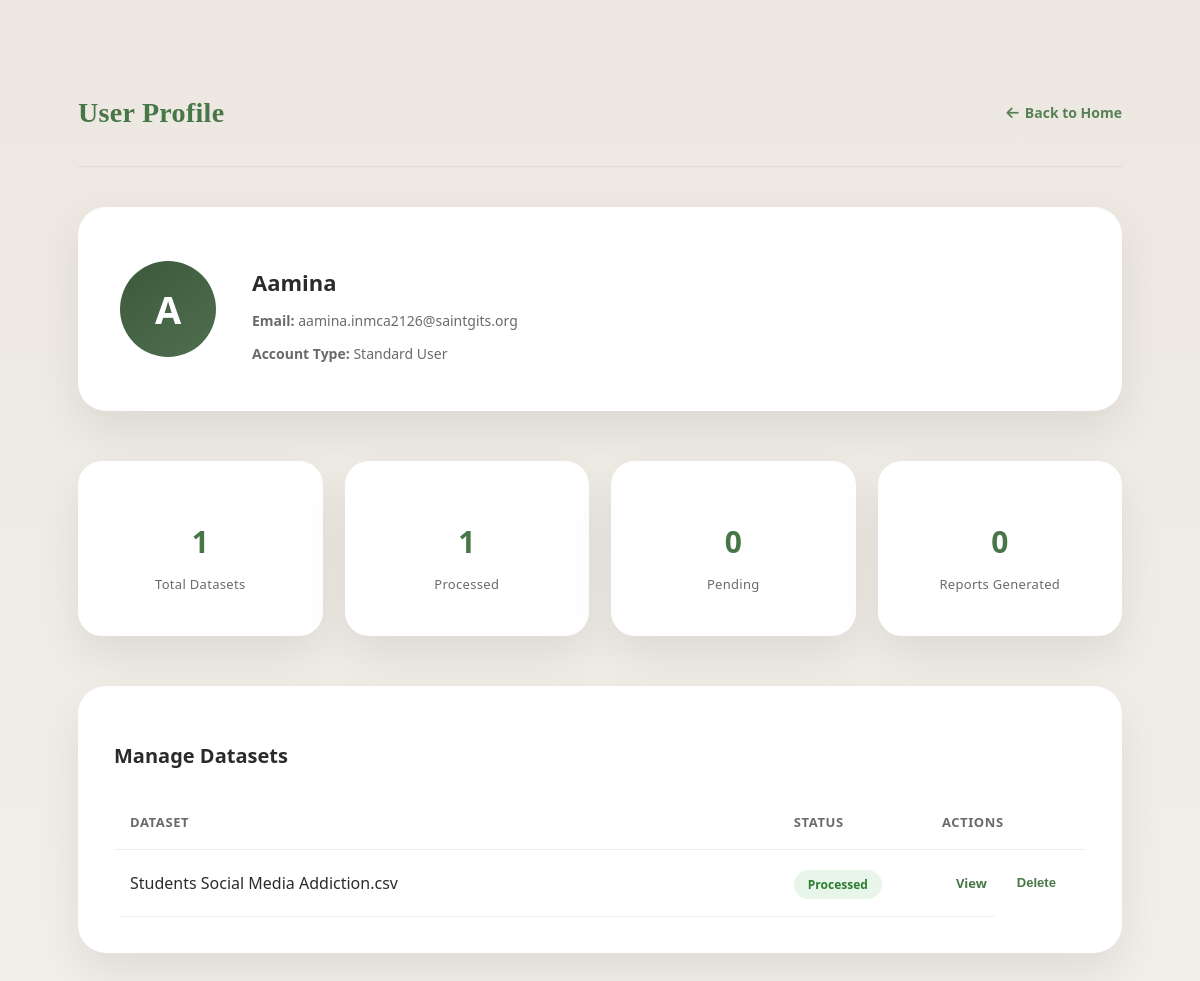
The app's page /profile/ (signed in), older data.
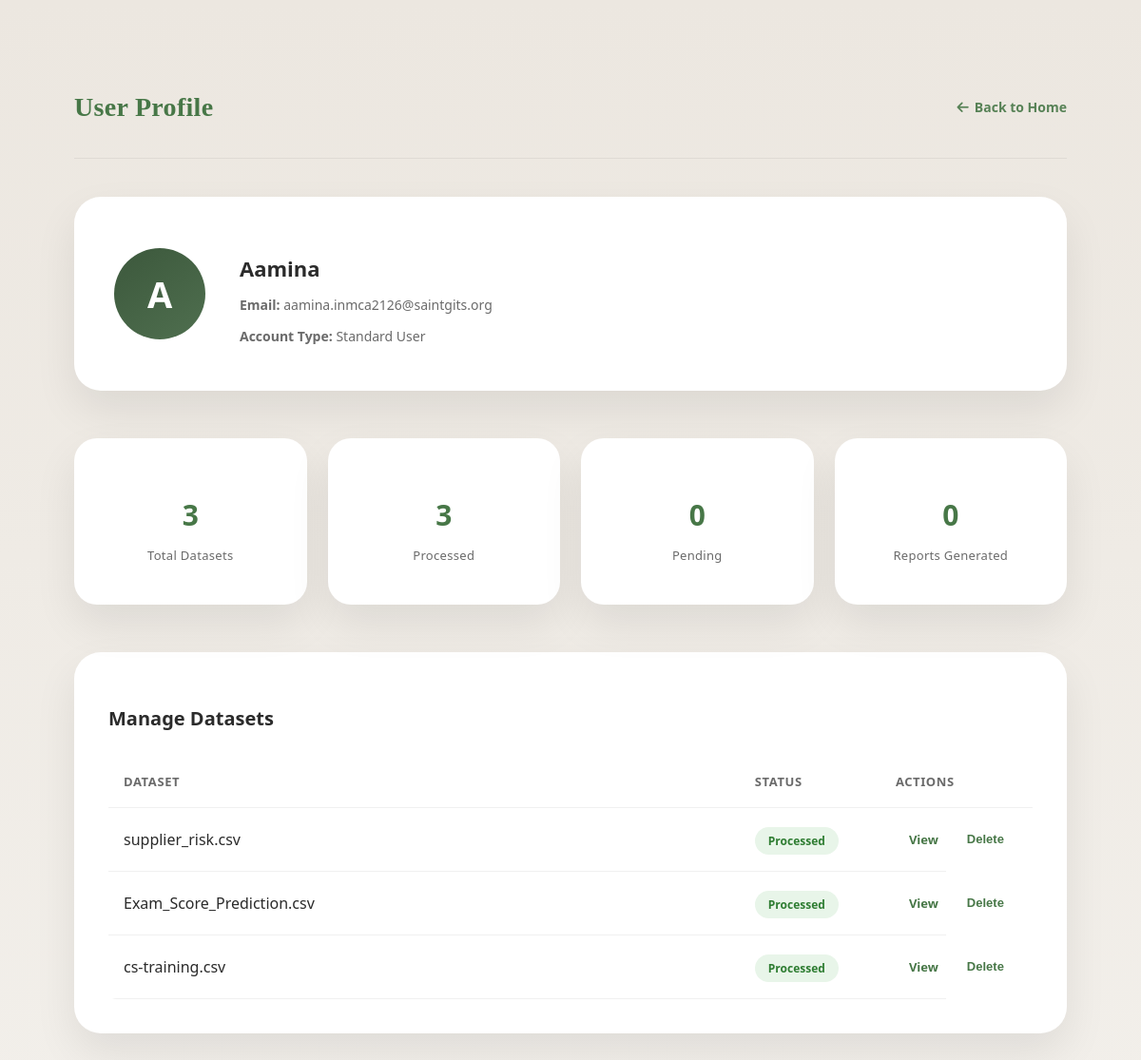
The same page, newer data.
### data_preparation/models.py (models this page shows, shortened)
class Dataset(models.Model):
    user = models.ForeignKey(CustomUser, on_delete=models.CASCADE)
    file = models.FileField(upload_to="datasets/", null=True, blank=True)
    file_name = models.CharField(max_length=255)
    uploaded_at = models.DateTimeField(auto_now_add=True)
    is_processed = models.BooleanField(default=False)
    parent_dataset = models.ForeignKey(
        "self",
        null=True,
        blank=True,
        on_delete=models.SET_NULL,
        related_name="prepared_versions"
    )
    status = models.CharField(
        max_length=20,
        choices=[
            ("original", "Original"),
            ("prepared", "Prepared")
        ],
        default="original"
    )

### data_preparation/views.py (the view)
# urls.py: path("profile/", views.profile_view, name="profile"),
def profile_view(request):
    if "user_id" not in request.session:
        return redirect("login")
    user = CustomUser.objects.get(id=request.session["user_id"])
    total_datasets = Dataset.objects.filter(user=user).count()
    processed_datasets = Dataset.objects.filter(
        user=user, is_processed=True
    ).count()
    pending_datasets = Dataset.objects.filter(
        user=user, is_processed=False
    ).count()
    total_reports = Report.objects.filter(user=user).count()
    recent_datasets = Dataset.objects.filter(
        user_id=request.session["user_id"]
    ).order_by('-id')
    context = {
        "user": user,
        "total_datasets": total_datasets,
        "processed_datasets": processed_datasets,
        "pending_datasets": pending_datasets,
        "total_reports": total_reports,
        "recent_datasets": recent_datasets,
    }
    return render(request, "data_preparation/profile.html", context)

### templates/data_preparation/profile.html (shortened to what this page needs)
<!DOCTYPE html>
<html lang="en">
<head>
<link rel="stylesheet" href="https://cdnjs.cloudflare.com/ajax/libs/font-awesome/6.5.0/css/all.min.css">
</head>
<body>
<div class="header">
  <h1>User Profile</h1>
  <a href="{% url 'home' %}">
    <i class="fas fa-arrow-left"></i> Back to Home
  </a>
</div>
<div class="profile-card">
  <div class="avatar">
    {{ user.name|slice:":1"|upper }}
  </div>
  <div class="profile-info">
    <h2>{{ user.name }}</h2>
    <p><strong>Email:</strong> {{ user.email }}</p>
    <p><strong>Account Type:</strong> Standard User</p>
  </div>
</div>
<div class="stats">
  <div class="stat-card">
    <h3>{{ total_datasets }}</h3>
    <p>Total Datasets</p>
  </div>
  <div class="stat-card">
    <h3>{{ processed_datasets }}</h3>
    <p>Processed</p>
  </div>
  <div class="stat-card">
    <h3>{{ pending_datasets }}</h3>
    <p>Pending</p>
  </div>
  <div class="stat-card">
    <h3>{{ total_reports }}</h3>
    <p>Reports Generated</p>
  </div>
</div>
<div class="manage-datasets">
  <h3>Manage Datasets</h3>
  {% if recent_datasets %}
<div class="dataset-table-wrapper">
  <table class="dataset-table">
    <thead>
      <tr>
        <th class="col-dataset">Dataset</th>
<th class="col-status">Status</th>
<th class="col-actions">Actions</th>
      </tr>
    </thead>
  </table>
  <div class="dataset-table-body">
    <table class="dataset-table">
      <tbody>
        {% for ds in recent_datasets %}
        <tr>
          <td>{{ ds.file_name }}</td>
          <td>
            {% if ds.is_processed %}
              <span class="badge badge-processed">Processed</span>
            {% else %}
              <span class="badge badge-pending">Pending</span>
            {% endif %}
          </td>
          <td class="dataset-actions">
            <a href="{% url 'dataset_detail' ds.id %}">View</a>
            <form action="{% url 'delete_dataset' ds.id %}"
                  method="post"
                  style="display:inline;"
                  onsubmit="return confirm('Are you sure you want to delete this dataset?');">
              <button type="submit" class="link-btn">Delete</button>
            </form>
          </td>
        </tr>
        {% endfor %}
      </tbody>
    </table>
  </div>
</div>
{% endif %}
</div>
</body>
</html>

Row changes from the older to the newer data that the page shows:
removed Dataset: file_name "Students Social Media Addiction.csv", is_processed "Processed"
added Dataset: file_name "supplier_risk.csv", is_processed "Processed"
added Dataset: file_name "Exam_Score_Prediction.csv", is_processed "Processed"
added Dataset: file_name "cs-training.csv", is_processed "Processed"
Text that changed along with them:
{{ total_datasets }}: "1" → "3"
{{ processed_datasets }}: "1" → "3"
